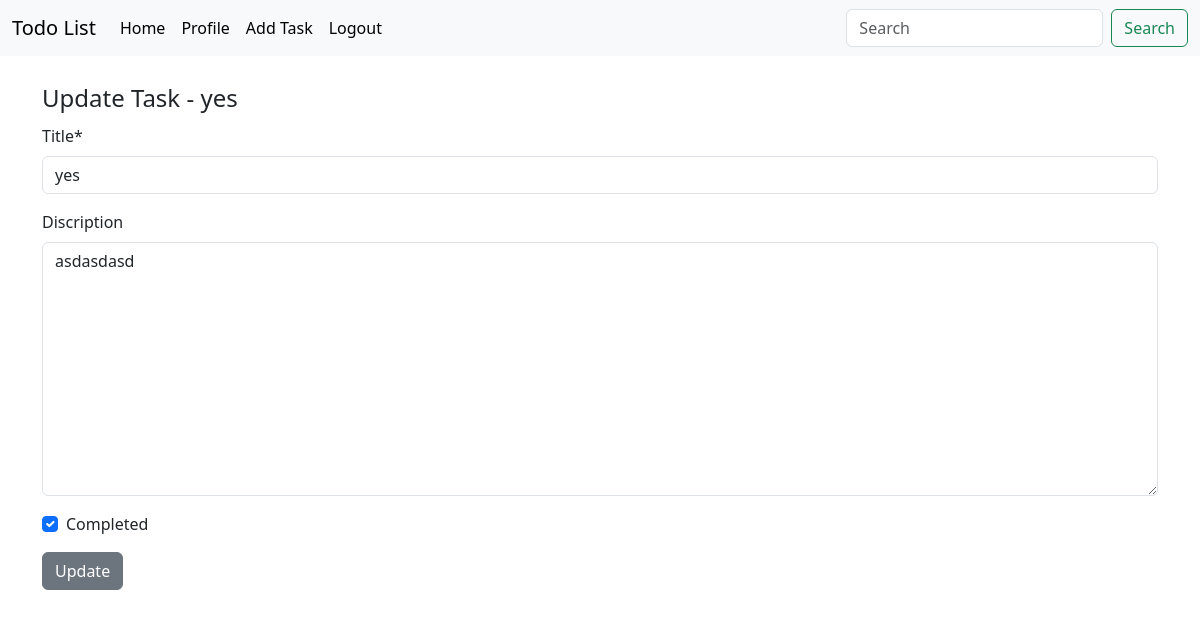
/task-update/3 (signed in), run on the app's committed database.
### base/models.py (models this page shows, shortened)
class Task(models.Model):
    title = models.CharField(max_length=200)
    discription = models.TextField(null=True,blank=True)
    author = models.ForeignKey(User, on_delete=models.CASCADE)
    completed = models.BooleanField(default=False)
    created = models.DateTimeField(auto_now_add=True)
    updated = models.DateTimeField(auto_now=True)

### base/views.py (the view, shortened to what this page needs)
# urls.py: path('task-update/<int:pk>',TaskUpdate.as_view(),name='task-update'),
class TaskUpdate(LoginRequiredMixin, UserPassesTestMixin, UpdateView):
    model = Task
    fields = ['title','discription', 'completed']
    context_object_name = 'task'
    def test_func(self):
        task = self.get_object()
        if task.author == self.request.user:
            return True
        else:
            return False

### base/templates/base/task_form.html (shortened to what this page needs)
{% extends 'index.html' %}
{% load crispy_forms_tags %}
{% block content %}
<form method="POST">
    <legend>{% if task %}Update Task - {{ task.title }}{% else %}Create Task{% endif %}</legend>
    {{ form | crispy }}
    {% if task %}
    <button type="submit" class="btn btn-secondary">Update</button>
    {% else %}
    <button type="submit" class="btn btn-success">Create</button>
    {% endif %}
</form>
{% endblock content %}

### data on the page
Task: title "yes", discription "asdasdasd", completed "☑"
